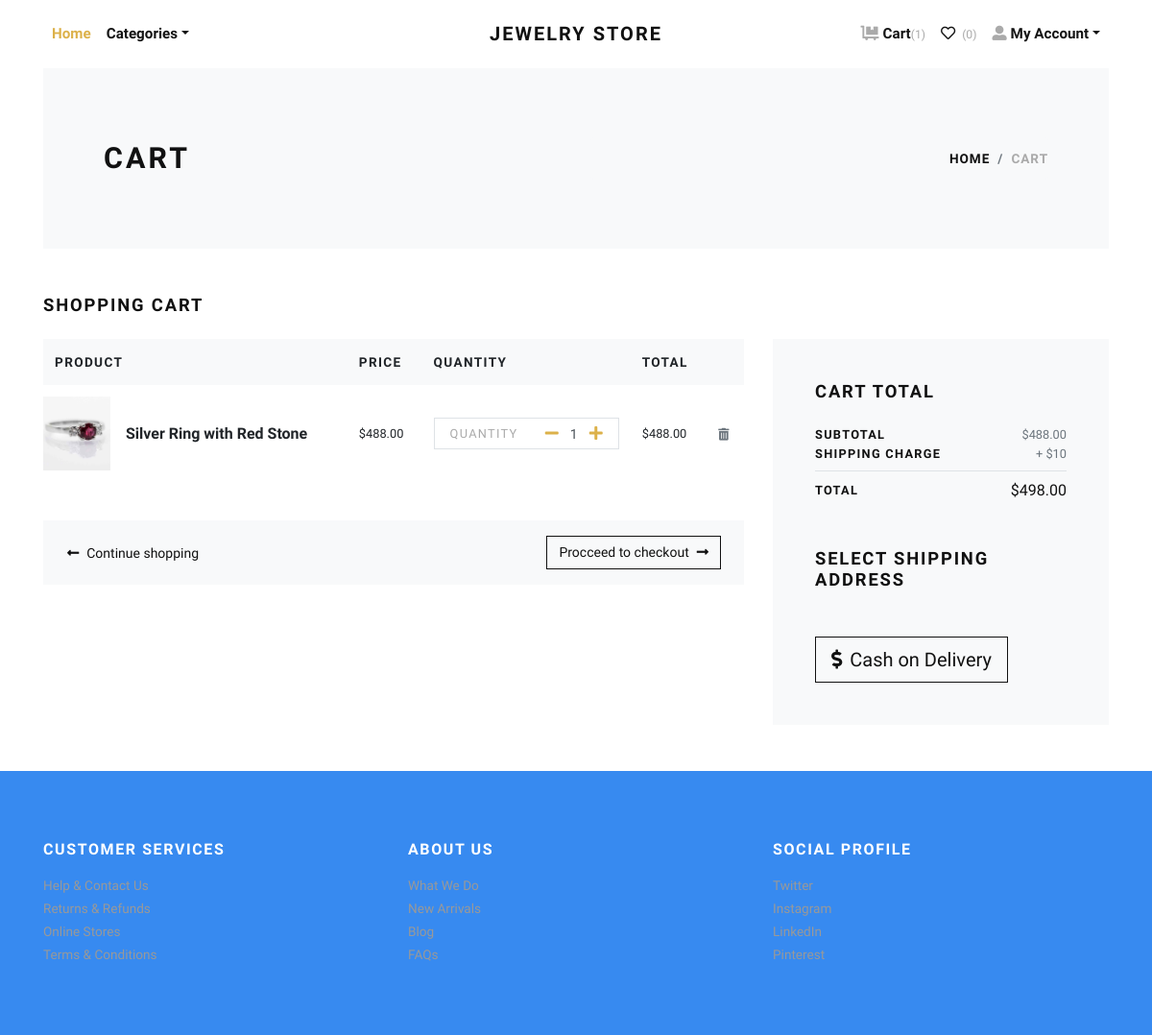
The page /cart/ (signed in) on the database as committed earlier.
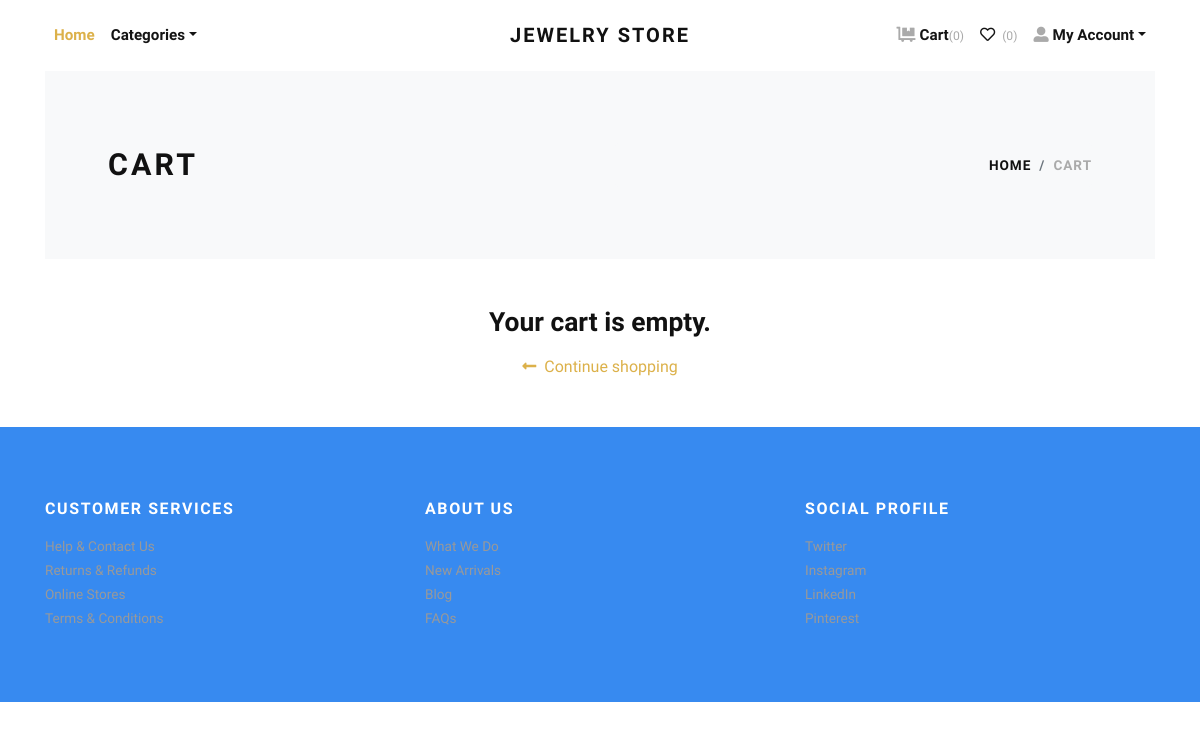
The same page on the database as committed later.
### store/models.py (models this page shows, shortened)
class Cart(models.Model):
    user = models.ForeignKey(User, verbose_name="User", on_delete=models.CASCADE)
    product = models.ForeignKey(Product, verbose_name="Product", on_delete=models.CASCADE)
    quantity = models.PositiveIntegerField(default=1, verbose_name="Quantity")
    created_at = models.DateTimeField(auto_now_add=True, verbose_name="Created Date")
    updated_at = models.DateTimeField(auto_now=True, verbose_name="Updated Date")
    @property
    def total_price(self):
        return self.quantity * self.product.price

class Product(models.Model):
    title = models.CharField(max_length=150, verbose_name="Product Title")
    slug = models.SlugField(max_length=160, verbose_name="Product Slug")
    sku = models.CharField(max_length=255, unique=True, verbose_name="Unique Product ID (SKU)")
    short_description = models.TextField(verbose_name="Short Description")
    detail_description = models.TextField(blank=True, null=True, verbose_name="Detail Description")
    product_image = models.ImageField(upload_to='product', blank=True, null=True, verbose_name="Product Image")
    price = models.DecimalField(max_digits=8, decimal_places=2)
    category = models.ForeignKey(Category, verbose_name="Product Categoy", on_delete=models.CASCADE)
    is_active = models.BooleanField(verbose_name="Is Active?")
    is_featured = models.BooleanField(verbose_name="Is Featured?")
    created_at = models.DateTimeField(auto_now_add=True, verbose_name="Created Date")
    updated_at = models.DateTimeField(auto_now=True, verbose_name="Updated Date")
    class Meta:
        verbose_name_plural = 'Products'
        ordering = ('-created_at', )

### store/views.py (the view)
# urls.py: path('cart/', views.cart, name="cart"),
@login_required
def cart(request):
    user = request.user
    cart_products = Cart.objects.filter(user=user)
    amount = decimal.Decimal(0)
    shipping_amount = decimal.Decimal(10)
    cp = [p for p in Cart.objects.all() if p.user==user]
    if cp:
        for p in cp:
            temp_amount = (p.quantity * p.product.price)
            amount += temp_amount
    addresses = Address.objects.filter(user=user)
    context = {
        'cart_products': cart_products,
        'amount': amount,
        'shipping_amount': shipping_amount,
        'total_amount': amount + shipping_amount,
        'addresses': addresses,
    }
    return render(request, 'store/cart.html', context)

### store/context_preprocessors.py (called while the page is built)
def store_menu(request):
    categories = Category.objects.filter(is_active=True)
    context = {
        'categories_menu': categories,
    }
    return context

def cart_menu(request):
    if request.user.is_authenticated:
        cart_items= Cart.objects.filter(user=request.user)
        context = {
            'cart_items': cart_items,
        }
    else:
        context = {}
    return context

### templates/store/cart.html (shortened to what the changed rows need)
{% extends 'base.html' %}
{% load static %}
{% load humanize %}
    {% block content %}
      <div class="container">
        <section class="py-5 bg-light">
          <div class="container">
            <div class="row px-4 px-lg-5 py-lg-4 align-items-center">
              <div class="col-lg-6">
                <h1 class="h2 text-uppercase mb-0">Cart</h1>
              </div>
            </div>
          </div>
        </section>
        {% if cart_products %}
        <section class="py-5">
          <h2 class="h5 text-uppercase mb-4">Shopping cart</h2>
          <div class="row">
            <div class="col-lg-8 mb-4 mb-lg-0">
              <div class="table-responsive mb-4">
                <table class="table">
                  <thead class="bg-light">
                    <tr>
                      <th class="border-0" scope="col"> <strong class="text-small text-uppercase">Product</strong></th>
                      <th class="border-0" scope="col"> <strong class="text-small text-uppercase">Price</strong></th>
                      <th class="border-0" scope="col"> <strong class="text-small text-uppercase">Quantity</strong></th>
                      <th class="border-0" scope="col"> <strong class="text-small text-uppercase">Total</strong></th>
                      <th class="border-0" scope="col"> </th>
                    </tr>
                  </thead>
                  <tbody>
                    {% for cart_product in cart_products %}
                    <tr>
                      <th class="pl-0 border-0" scope="row">
                        <div class="media align-items-center">
                          {% if cart_product.product.product_image %}
                            <a class="reset-anchor d-block animsition-link" href="{% url 'store:product-detail' cart_product.product.slug %}"><img src="{{cart_product.product.product_image.url}}" alt="{{cart_product.product.title}}" width="70"/></a>
                          {% else %}
                            <a class="reset-anchor d-block animsition-link" href="{% url 'store:product-detail' cart_product.product.slug %}"><img src="{% static 'img/product-detail-3.jpg' %}" alt="{{cart_product.product.title}}" width="70"/></a>
                          {% endif %}
                          <div class="media-body ml-3"><strong class="h6"><a class="reset-anchor animsition-link" href="{% url 'store:product-detail' cart_product.product.slug %}">{{cart_product.product.title}}</a></strong></div>
                        </div>
                      </th>
                      <td class="align-middle border-0">
                        <p class="mb-0 small">${{cart_product.product.price}}</p>
                      </td>
                      <td class="align-middle border-0">
                        <div class="border d-flex align-items-center justify-content-between px-3"><span class="small text-uppercase text-gray headings-font-family">Quantity</span>
                          <div class="quantity">
                            <a href="{% url 'store:minus-cart' cart_product.id %}" class="dec-btn p-0 ml-2"><i class="fas fa-minus"></i></a>
                            <input class="form-control form-control-sm border-0 shadow-0 p-0" type="text" value="{{cart_product.quantity}}"/>
                            <a href="{% url 'store:plus-cart' cart_product.id %}" class="inc-btn p-0"><i class="fas fa-plus"></i></a>
                          </div>
                        </div>
                      </td>
                      <td class="align-middle border-0">
                        <p class="mb-0 small">${{cart_product.total_price|intcomma}}</p>
                      </td>
                      <td class="align-middle border-0"><a class="reset-anchor" href="{% url 'store:remove-cart' cart_product.id %}"><i class="fas fa-trash-alt small text-muted"></i></a></td>
                    </tr>
                    {% endfor %}
                  </tbody>
                </table>
              </div>
              <div class="bg-light px-4 py-3">
                <div class="row align-items-center text-center">
                  <div class="col-md-6 mb-3 mb-md-0 text-md-left"><a class="btn btn-link p-0 text-dark btn-sm" href="{% url 'store:home' %}"><i class="fas fa-long-arrow-alt-left mr-2"> </i>Continue shopping</a></div>
                  <div class="col-md-6 text-md-right"><a class="btn btn-outline-dark btn-sm" href="checkout.html">Procceed to checkout<i class="fas fa-long-arrow-alt-right ml-2"></i></a></div>
                </div>
              </div>
            </div>
            <div class="col-lg-4">
              <div class="card border-0 rounded-0 p-lg-4 bg-light">
                <div class="card-body">
                  <h5 class="text-uppercase mb-4">Cart total</h5>
                  <ul class="list-unstyled mb-0">
                    <li class="d-flex align-items-center justify-content-between"><strong class="text-uppercase small font-weight-bold">Subtotal</strong><span class="text-muted small">${{amount|intcomma}}</span></li>
                    <li class="d-flex align-items-center justify-content-between"><strong class="text-uppercase small font-weight-bold">Shipping Charge</strong><span class="text-muted small">+ ${{shipping_amount}}</span></li>
                    <li class="border-bottom my-2"></li>
                    <li class="d-flex align-items-center justify-content-between mb-4"><strong class="text-uppercase small font-weight-bold">Total</strong><span>${{total_amount|intcomma}}</span></li>
                  </ul>
                  <h5 class="text-uppercase my-5">Select Shipping Address</h5>
                  <form action="{% url 'store:checkout' %}" id="myform">
                    <button type="submit" class="btn btn-dark btn-lg btn-outline-dark" type="submit"> <i class="fas fa-dollar-sign mr-2"></i>Cash on Delivery</button>
                  </form>
                </div>
              </div>
            </div>
          </div>
        </section>
        {% else %}
          <div class="text-center py-5">
            <h3 class="mb-3">Your cart is empty.</h3>
            <a href="{% url 'store:home' %}"><i class="fas fa-long-arrow-alt-left mr-2"> </i>Continue shopping</a>
          </div>
        {% endif %}
      </div>
      {% endblock content %}

Rows that differ between the two databases and show on the page:
removed Cart: product.product_image (picture), product "Silver Ring with Red Stone", product.price "488.00", quantity "1", total_price "488.00"
Other text that changed with them:
{{ cart_items.count }}: "1" → "0"
{{ amount|intcomma }}: "488.00" → (not shown)
{{ shipping_amount }}: "10" → (not shown)
{{ total_amount|intcomma }}: "498.00" → (not shown)
text no longer shown: "SHOPPING CART PRODUCT PRICE QUANTITY TOTAL Procceed to checkout CART TOTAL SUBTOTAL $ SHIPPING CHARGE + $ TOTAL $ SELECT SHIPPING ADDRESS Cash on Delivery"
text now shown: "Your cart is empty."
